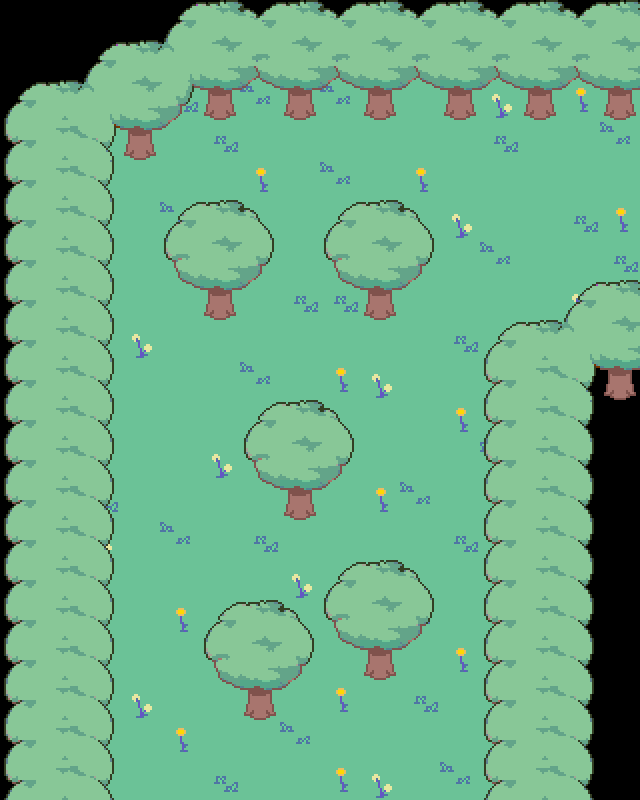

Below is a game level as drawn by its tile map, then a one-line description and the .tmx file that defines it, in full:
An orthogonal 16x20 tile map with 40x40 px tiles, 3 tile layers (Tile Layer 1, Tile Layer 2, Copy of Tile Layer 2) and 14 objects (2x transition, for12, for14).

<map version="1.9" tiledversion="1.9.2" orientation="orthogonal" renderorder="right-down" width="16" height="20" tilewidth="40" tileheight="40" infinite="0" nextlayerid="7" nextobjectid="17">
 <editorsettings>
  <export target="../forest_13.lua" format="lua" />
 </editorsettings>
 <properties>
  <property name="music" value="forest" />
 </properties>
 <tileset firstgid="1" source="../../tilesets/woods.tsx" />
 <layer id="1" name="Tile Layer 1" width="16" height="20">
  <data encoding="csv">
0,0,0,0,0,0,0,0,0,0,0,0,0,0,0,0,
0,0,0,0,0,56,56,56,56,56,56,56,56,56,56,56,
0,0,0,56,41,56,47,56,47,56,56,56,37,56,34,56,
0,56,56,56,56,41,56,56,56,56,56,56,41,56,56,47,
0,56,56,56,56,56,34,56,47,56,34,56,56,56,56,56,
0,56,56,56,47,56,56,56,56,56,56,37,56,56,41,34,
0,56,56,56,56,56,56,56,56,56,56,56,47,56,56,41,
0,56,56,56,56,56,56,41,41,56,56,56,56,56,37,56,
0,56,56,37,56,56,56,56,56,56,56,41,56,56,56,56,
0,56,56,56,56,56,47,56,34,37,56,56,56,56,0,0,
0,56,56,56,56,56,56,56,56,56,56,34,56,56,0,0,
0,56,47,56,56,37,56,56,56,56,56,56,47,56,0,0,
0,56,41,56,56,56,56,56,56,34,47,56,56,56,0,0,
0,56,37,56,47,56,41,56,56,56,56,41,56,56,0,0,
0,56,56,56,56,56,56,37,56,56,56,56,37,56,0,0,
0,56,56,56,34,56,56,56,56,56,47,56,56,56,0,0,
0,56,56,56,56,56,56,56,56,56,56,34,56,56,0,0,
0,56,47,37,56,56,56,56,34,56,41,56,56,56,0,0,
0,56,56,56,34,56,56,47,56,56,56,56,56,56,0,0,
0,56,56,56,56,41,56,56,34,37,56,47,56,56,0,0
</data>
 </layer>
 <layer id="2" name="Tile Layer 2" width="16" height="20">
  <data encoding="csv">
0,0,0,0,179,134,135,134,135,134,135,134,135,134,135,134,
0,0,179,189,190,145,146,145,146,145,146,145,146,145,146,145,
89,189,190,200,201,156,157,156,157,156,157,156,157,156,157,156,
93,94,122,211,212,0,0,0,0,0,0,0,0,0,0,0,
93,94,95,0,0,0,0,0,0,0,0,0,0,0,0,0,
93,94,95,0,89,90,91,0,89,90,91,0,0,0,0,0,
93,94,95,0,100,101,102,0,100,101,102,0,0,0,0,0,
93,94,95,0,111,112,113,0,111,112,113,0,0,0,179,134,
93,94,95,0,0,0,0,0,0,0,0,0,89,189,190,145,
93,94,95,0,0,0,0,0,0,0,0,0,93,94,122,156,
93,94,95,0,0,0,89,90,91,0,0,0,93,94,95,0,
93,94,95,0,0,0,100,101,102,0,0,0,93,94,95,0,
93,94,95,0,0,0,111,112,113,0,0,0,93,94,95,0,
93,94,95,0,0,0,0,0,0,0,0,0,93,94,95,0,
93,94,95,0,0,0,0,0,89,90,91,0,93,94,95,0,
93,94,95,0,0,89,90,91,100,101,102,0,93,94,95,0,
93,94,95,0,0,100,101,102,111,112,113,0,93,94,95,0,
93,94,95,0,0,111,112,113,0,0,0,0,93,94,95,0,
93,94,95,0,0,0,0,0,0,0,0,0,93,94,95,0,
93,94,95,0,0,0,0,0,0,0,0,0,93,94,95,0
</data>
 </layer>
 <objectgroup id="3" name="collision">
  <object id="1" x="0" y="0" width="640" height="120" />
  <object id="2" x="0" y="120" width="160" height="40" />
  <object id="3" x="0" y="160" width="100" height="640" />
  <object id="4" x="580" y="280" width="60" height="120" />
  <object id="5" x="500" y="320" width="80" height="480" />
  <object id="8" x="180" y="240" width="80" height="80" />
  <object id="9" x="340" y="240" width="80" height="80" />
  <object id="10" x="260" y="440" width="80" height="80" />
  <object id="11" x="340" y="600" width="80" height="80" />
  <object id="12" x="220" y="640" width="80" height="80" />
 </objectgroup>
 <objectgroup id="4" name="objects">
  <object id="13" name="transition" x="625" y="120" width="15" height="320">
   <properties>
    <property name="map" value="forest_12" />
    <property name="marker" value="for13" />
   </properties>
  </object>
  <object id="15" name="transition" x="80" y="785" width="440" height="15">
   <properties>
    <property name="map" value="forest_14" />
    <property name="marker" value="for13" />
   </properties>
  </object>
 </objectgroup>
 <objectgroup id="5" name="markers">
  <object id="14" name="for12" x="600" y="200">
   <point />
  </object>
  <object id="16" name="for14" x="320" y="760">
   <point />
  </object>
 </objectgroup>
 <layer id="6" name="Copy of Tile Layer 2" width="16" height="20">
  <data encoding="csv">
0,0,0,0,179,134,135,134,135,134,135,134,135,134,135,134,
0,0,179,189,190,145,146,145,146,145,146,145,146,145,146,145,
89,189,190,200,201,114,157,114,157,114,157,114,157,114,157,114,
93,94,122,114,212,0,0,0,0,0,0,0,0,0,0,0,
93,94,95,0,0,0,0,0,0,0,0,0,0,0,0,0,
93,94,95,0,89,90,91,0,89,90,91,0,0,0,0,0,
93,94,95,0,100,101,102,0,100,101,102,0,0,0,0,0,
93,94,95,0,111,114,113,0,111,114,113,0,0,0,179,134,
93,94,95,0,0,0,0,0,0,0,0,0,89,189,190,145,
93,94,95,0,0,0,0,0,0,0,0,0,93,94,122,114,
93,94,95,0,0,0,89,90,91,0,0,0,93,94,95,0,
93,94,95,0,0,0,100,101,102,0,0,0,93,94,95,0,
93,94,95,0,0,0,111,114,113,0,0,0,93,94,95,0,
93,94,95,0,0,0,0,0,0,0,0,0,93,94,95,0,
93,94,95,0,0,0,0,0,89,90,91,0,93,94,95,0,
93,94,95,0,0,89,90,91,100,101,102,0,93,94,95,0,
93,94,95,0,0,100,101,102,111,114,113,0,93,94,95,0,
93,94,95,0,0,111,114,113,0,0,0,0,93,94,95,0,
93,94,95,0,0,0,0,0,0,0,0,0,93,94,95,0,
93,94,95,0,0,0,0,0,0,0,0,0,93,94,95,0
</data>
 </layer>
</map>
